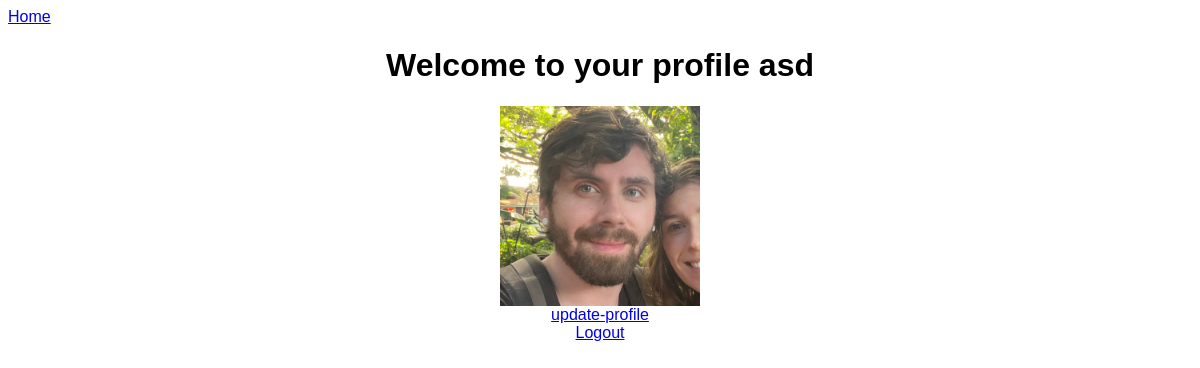
/accounts/profile/ (signed in), run on an earlier commit of the app's database.
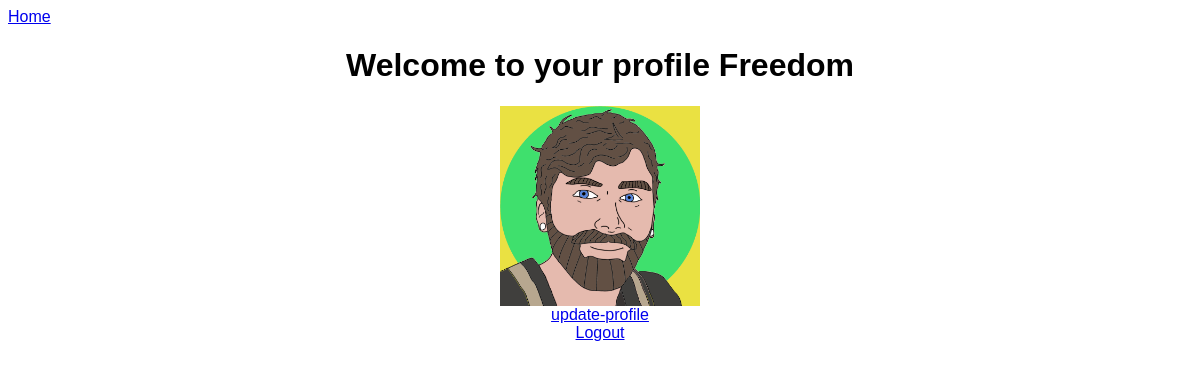
And on a later commit of the database.
### accounts/models.py (models this page shows, shortened)
class Profile(models.Model):
  user = models.OneToOneField(User, on_delete=models.CASCADE)
  image = models.ImageField(upload_to='images/')
  nickname = models.CharField(max_length=20)

### accounts/views.py (the view)
# urls.py: path('profile/', views.profileView, name='profile'),
@login_required
def profileView(request):
  currentUser = request.user
  try:
    p = Profile.objects.get(user=currentUser)
  except (Profile.DoesNotExist):
    return redirect(reverse('createProfile'))
  else:
    return render(request, 'accounts/profile.html', {'p':p})

### accounts/templates/accounts/profile.html
{% extends './index.html' %}
{% block content %}
    <h1>Welcome to your profile {{ p.nickname }}</h1>
    <img src="{{ p.image.url }}" alt="{{user.profile.nickname}}'s profile picture" width="200">
    <a href="{% url 'updateProfile' p.id %}">update-profile</a>
    <a href="{% url 'logout' %}">Logout</a>
{% endblock %}

### accounts/templates/accounts/index.html (shortened to what this page needs)
{% load static %}
<!DOCTYPE html>
<html lang="en">
<head>
  <link rel="stylesheet" href="{% static 'accounts/style.css' %}">
</head>
<body>
  <nav>
    <a href="{% url 'home' %}">Home</a>
  </nav>
  <main>
    {% block content %}{% endblock %}
</body>
</html>

### accounts/static/accounts/style.css (style rules this page uses)
* { font-family: Arial, Helvetica, sans-serif; }
main { display: flex; flex-direction: column; align-items: center; justify-self: center; height: 100%; }

What changed in the data, as far as the page shows it:
removed Profile: nickname "asd", image (picture)
added Profile: nickname "Freedom", image (picture)
